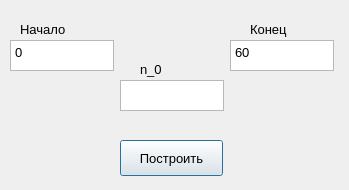
<?xml version="1.0" encoding="UTF-8"?>
<ui version="4.0">
 <class>DelayedSingleLeap</class>
 <widget class="QDialog" name="DelayedSingleLeap">
  <property name="windowModality">
   <enum>Qt::ApplicationModal</enum>
  </property>
  <property name="geometry">
   <rect>
    <x>0</x>
    <y>0</y>
    <width>349</width>
    <height>190</height>
   </rect>
  </property>
  <property name="minimumSize">
   <size>
    <width>349</width>
    <height>190</height>
   </size>
  </property>
  <property name="maximumSize">
   <size>
    <width>349</width>
    <height>190</height>
   </size>
  </property>
  <property name="windowTitle">
   <string>DelayedSingleJump</string>
  </property>
  <widget class="QLabel" name="label_2">
   <property name="geometry">
    <rect>
     <x>140</x>
     <y>60</y>
     <width>66</width>
     <height>18</height>
    </rect>
   </property>
   <property name="font">
    <font>
     <pointsize>10</pointsize>
    </font>
   </property>
   <property name="text">
    <string>n_0</string>
   </property>
  </widget>
  <widget class="QPlainTextEdit" name="start">
   <property name="geometry">
    <rect>
     <x>10</x>
     <y>40</y>
     <width>104</width>
     <height>31</height>
    </rect>
   </property>
   <property name="font">
    <font>
     <pointsize>10</pointsize>
    </font>
   </property>
   <property name="plainText">
    <string>0</string>
   </property>
  </widget>
  <widget class="QPlainTextEdit" name="n_0">
   <property name="geometry">
    <rect>
     <x>120</x>
     <y>80</y>
     <width>104</width>
     <height>31</height>
    </rect>
   </property>
   <property name="font">
    <font>
     <pointsize>10</pointsize>
    </font>
   </property>
  </widget>
  <widget class="QPushButton" name="build_plot_button">
   <property name="geometry">
    <rect>
     <x>120</x>
     <y>140</y>
     <width>103</width>
     <height>36</height>
    </rect>
   </property>
   <property name="font">
    <font>
     <pointsize>10</pointsize>
    </font>
   </property>
   <property name="text">
    <string>Построить</string>
   </property>
  </widget>
  <widget class="QLabel" name="label_3">
   <property name="geometry">
    <rect>
     <x>250</x>
     <y>20</y>
     <width>66</width>
     <height>18</height>
    </rect>
   </property>
   <property name="font">
    <font>
     <pointsize>10</pointsize>
    </font>
   </property>
   <property name="text">
    <string>Конец</string>
   </property>
  </widget>
  <widget class="QLabel" name="label">
   <property name="geometry">
    <rect>
     <x>20</x>
     <y>20</y>
     <width>66</width>
     <height>18</height>
    </rect>
   </property>
   <property name="font">
    <font>
     <pointsize>10</pointsize>
    </font>
   </property>
   <property name="text">
    <string>Начало</string>
   </property>
  </widget>
  <widget class="QPlainTextEdit" name="end">
   <property name="geometry">
    <rect>
     <x>230</x>
     <y>40</y>
     <width>104</width>
     <height>31</height>
    </rect>
   </property>
   <property name="font">
    <font>
     <pointsize>10</pointsize>
    </font>
   </property>
   <property name="plainText">
    <string>60</string>
   </property>
  </widget>
 </widget>
 <resources/>
 <connections/>
</ui>
